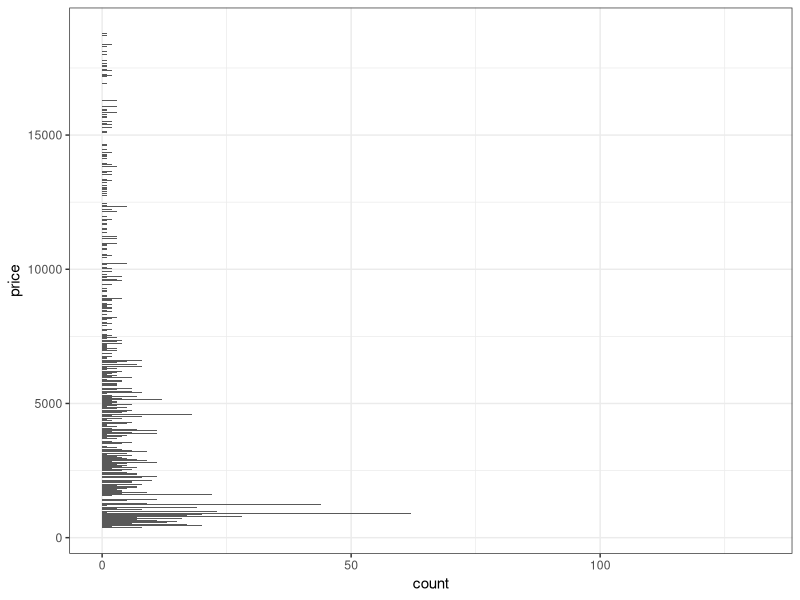

This chart was generated by the following R code: (Note: this script raises an error after producing the figure.)
# test

library(ggplot2)
library(dplyr)

ggplot(diamonds,
       aes(y = price)) +
  geom_bar() +
  theme_bw()

odb <- table2
